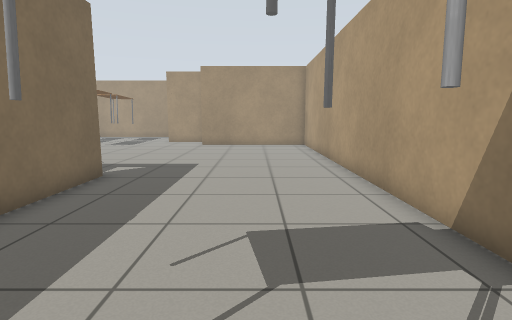
view 1 (above)

22 first-person views from a walk through a world built for the Gazebo simulator. The camera is 0.9 m above the floor, tilts 8° down and sees 80° across. The floor is counted in squares, 0.5 m on a side. Each view is taken from the middle of a square. On the plan, view 1 faces up. The plan holds only what a view shows up to about 16 squares ahead; the rest is blank. Simple patterns stand in for the simulator's built-in surfaces.

view 2
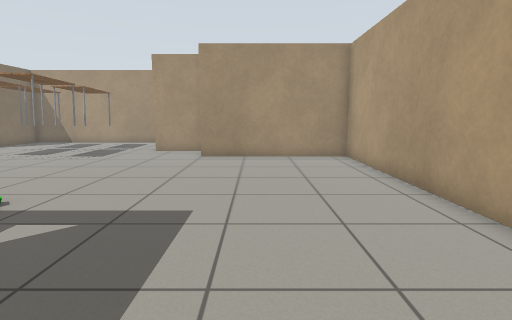

view 3
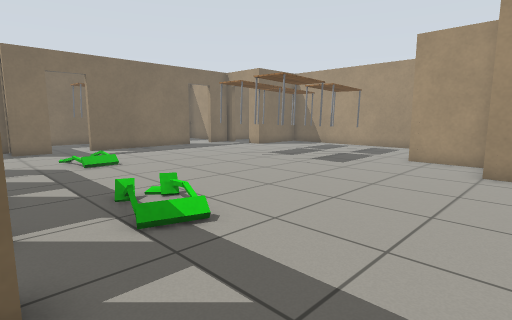

view 4
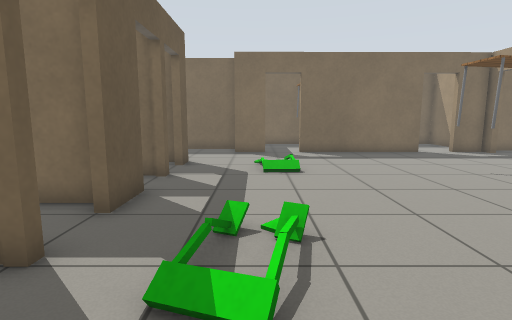

view 5
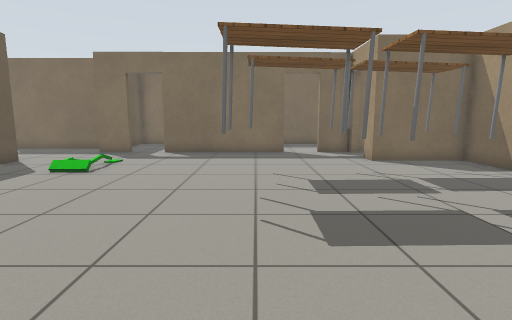

view 6
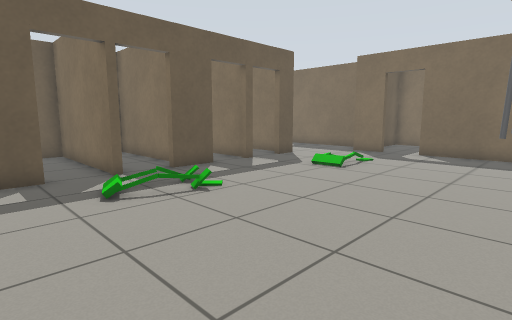

view 7
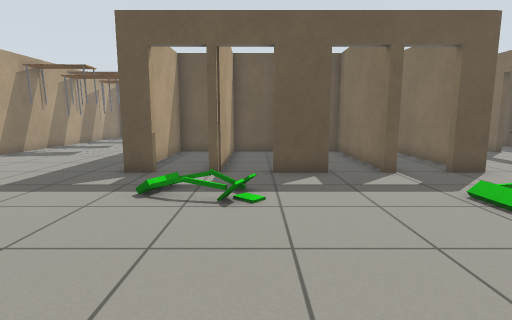

view 8
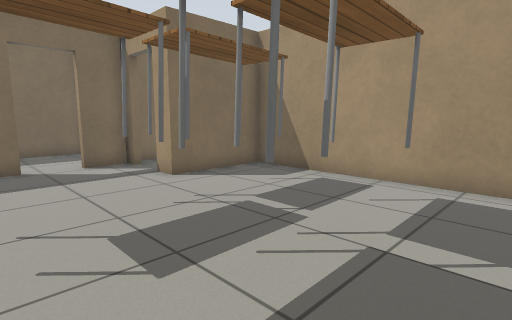

view 9
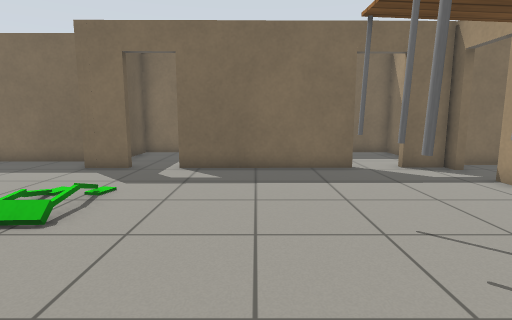

view 10
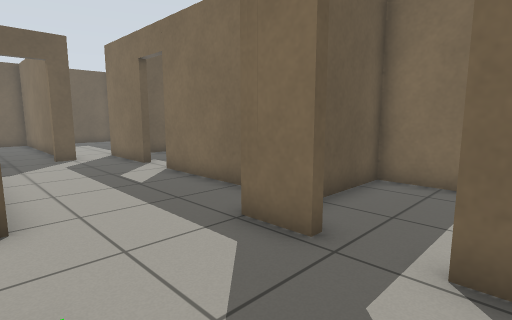

view 11
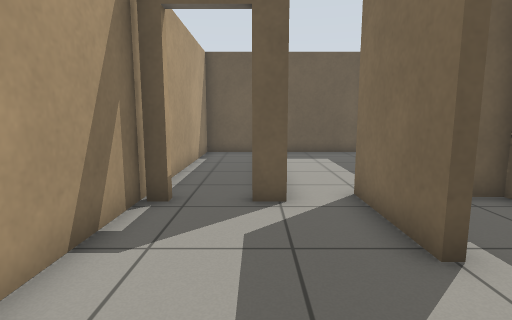

view 12
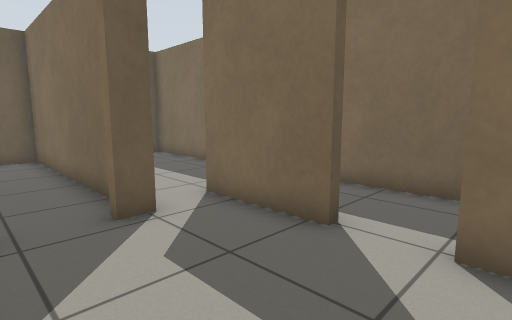

view 13
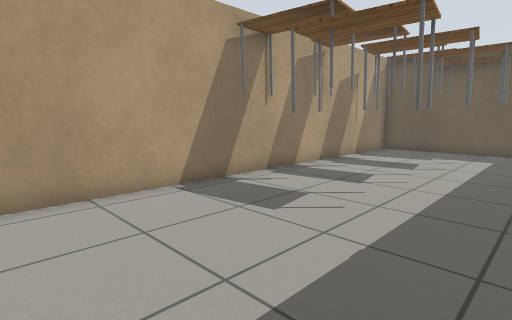

view 14
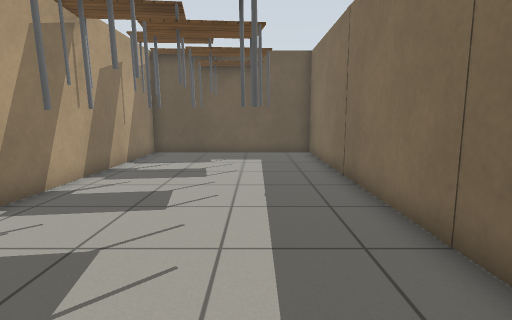

view 15
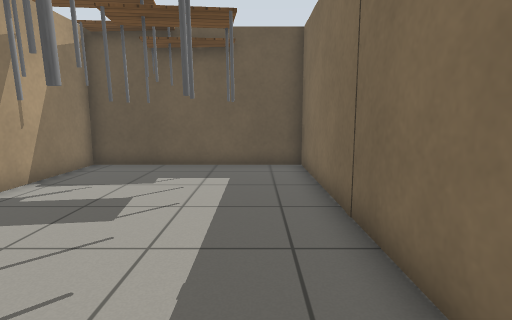

view 16
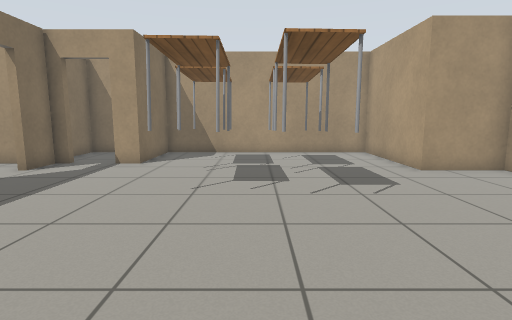

view 17
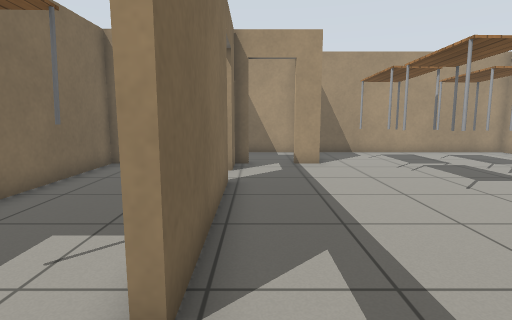

view 18
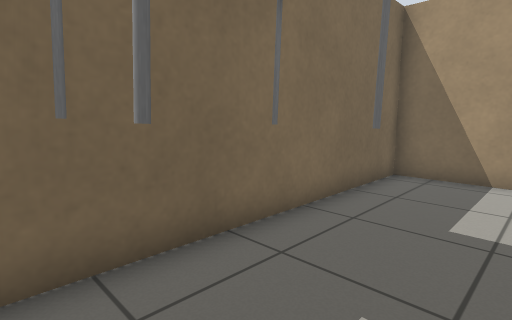

view 19
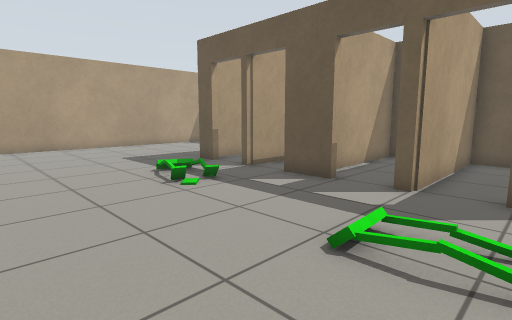

view 20
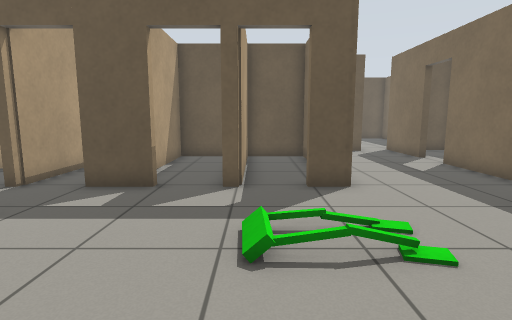

view 21
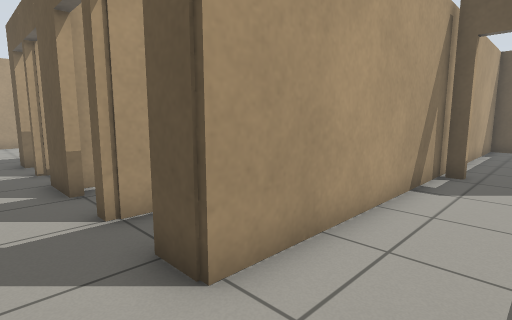

view 22
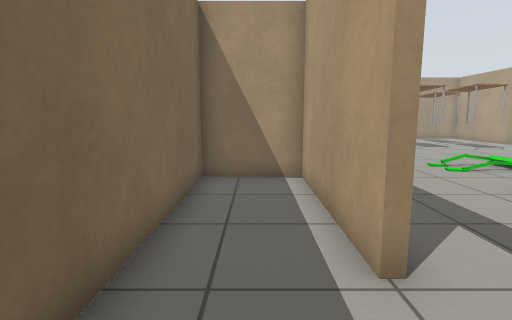

### Floor plan
Points are (right, up) in squares from view 1. A wall is a line through its corners. A room is listed if a view was taken in it or the views show most of it. See-through windows are left out.
Room 1 (views 1, 2, 3, 4, 5, 6, 7, 8, 9, 10, 11, 12, 13, 14, 15, 16, 17, 19, 20, 21)
walls: (-7.8, 9.2) (-7.5, 9.2); (-5.8, 9.2) (-4.7, 9.2) (-4.7, -8.5) (3.2, -8.5) (3.2, -2.4); (-11.4, 9.2) (-9.6, 9.2); (-13.6, 9.2) (-13.1, 9.2); (-3.5, 22.3) (-6.4, 22.3) (-6.4, 27.6) (-16.5, 27.6) (-16.5, 23.8) (-17.5, 23.8); (-19.7, 12.5) (-19.7, 11); (-21.3, 11) (-21.3, 5.1); (-19.8, 20.5) (-19.7, 14.3); (-17.1, 0.6) (-16.6, 0.6); (-16.5, -0.2) (-16.5, 9.2) (-15.4, 9.2); (-21.3, 3.4) (-21.3, -0.1); (-19.7, 0.6) (-18.9, 0.6); (-19.8, 23.8) (-19.8, 22.1); (3.2, -0.5) (3.2, 19.9) (-3.6, 19.9)
ways out: open door at (-20, 13.5) to room 2; open door at (-20, 21.5) to room 2; open door at (-21.3, 4.3) to room 3; open door at (-18, 0.5) to room 4; open door at (-7.5, 9) to room 5; open door at (-13.5, 9) to room 7; open door at (-18.5, 24) to room 8; opening at (-20, 0.5)
objects: green box (-15, 13); table (-14, 19) to (-13, 22); table (-14, 23) to (-13, 25); table (-11, 19) to (-10, 21); table (-11, 22) to (-10, 25); green box (-9, 12); green box (-9, 13); green box (-8, 11); green box (-8, 12); green box (-7, 12); table (-2, -9); table (-2, -7); table (-2, -6); table (-2, -2) to (-2, -1); table (-2, 3); table (0, -9); table (0, 2); table (3, -7)
Room 2 (view 18)
walls: (-19.3, 23.8) (-24.6, 23.8) (-24.6, 11.4) (-21.7, 11.4)
ways out: open door at (-20, 13.5) to room 1; open door at (-20, 21.5) to room 1
objects: table (-24, 17)
Room 3 (view 22)
walls: (-21.6, 5.1) (-21.6, 11); (-21.8, 3.4) (-21.3, 3.4); (-19.7, 11) (-24.6, 11) (-24.6, 0.3) (-23.1, 0.3)
ways out: open door at (-21.3, 4.3) to room 1
Room 4 (no view inside)
walls: (-19.4, -0.9) (-19.4, -8.7) (-16.5, -8.7) (-16.5, -1.9)
ways out: open door at (-18, 0.5) to room 1
Room 5 (no view inside)
walls: (-7.5, 9.2) (-7.5, 3) (-5, 3) (-5, 8.5)
ways out: open door at (-7.5, 9) to room 1
Room 6 (no view inside)
walls: (-13.3, 9.2) (-13.3, 3) (-10.6, 3) (-10.6, 8.8)
Room 7 (no view inside)
walls: (-16.2, 8.8) (-16.2, 3) (-13.6, 3) (-13.6, 9.2)
ways out: open door at (-13.5, 9) to room 1
Room 8 (no view inside)
walls: (-17, 27.6) (-20.4, 27.6) (-20.4, 24.5)
ways out: open door at (-18.5, 24) to room 1
Room 9 (no view inside)
walls: (-10.2, 8.6) (-10.2, 3) (-7.8, 3) (-7.8, 9.2)

Where each view was taken, in squares from view 1:
view 1: 0 up, 0 right, facing up
view 2: 6 up, 1 left, facing up
view 3: 9 up, 2 left, facing up-left
view 4: 12 up, 4 left, facing left
view 5: 19 up, 4 left, facing left
view 6: 19 up, 4 left, facing down-left
view 7: 19 up, 9 left, facing down
view 8: 19 up, 8 left, facing up-left
view 9: 17 up, 9 left, facing left
view 10: 15 up, 16 left, facing down-left
view 11: 7 up, 19 left, facing down
view 12: 6 up, 17 left, facing down-left
view 13: 9 up, 4 left, facing down-right
view 14: 7 up, 2 left, facing down
view 15: 3 up, 3 left, facing down
view 16: 12 up, 12 left, facing up
view 17: 12 up, 19 left, facing up
view 18: 14 up, 21 left, facing up-left
view 19: 17 up, 16 left, facing down-right
view 20: 17 up, 14 left, facing down
view 21: 11 up, 19 left, facing down-right
view 22: 2 up, 23 left, facing up
